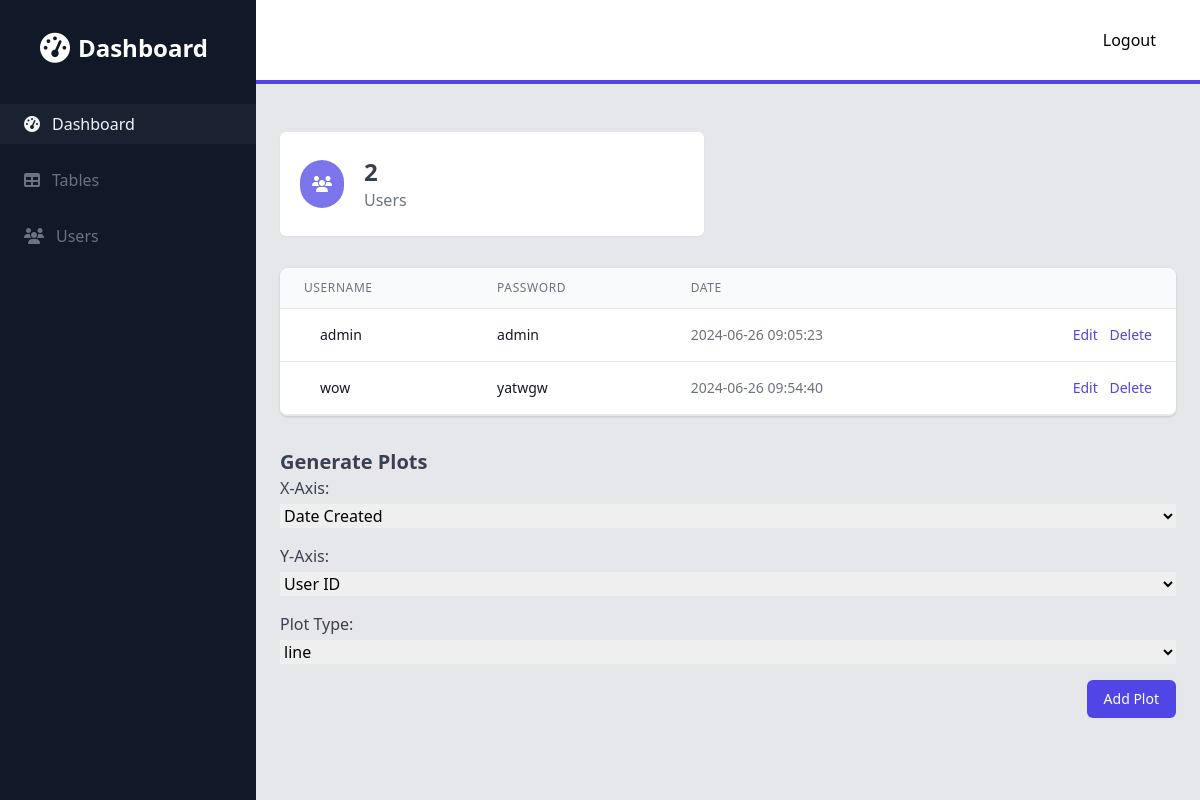
Before: /admin/users (signed in) with the older database file.
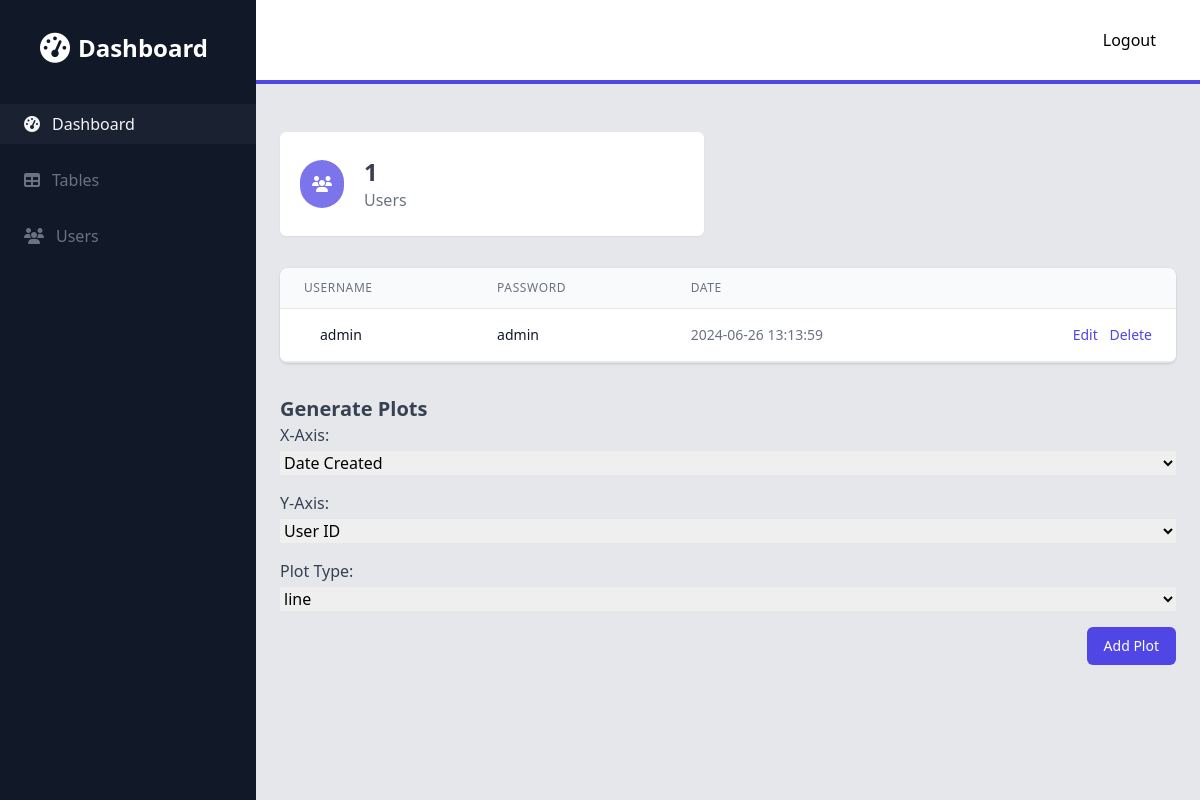
After: the same page with the newer database file.
### models.py (models this page shows)
class User(db.Model, UserMixin):
    id = db.Column(db.Integer, primary_key=True)
    username = db.Column(db.String(150), unique=True)
    password = db.Column(db.String(150))
    is_admin = db.Column(db.Boolean, default=False)
    date_created = db.Column(db.DateTime(timezone=True), default=func.now())

### admin.py (the view)
@admin.route('/users')
@login_required
def users():
    users = User.query.all()
    return render_template('admin/users.html', users=users, plot_types=PLOTS)

### app.py (called while the page is built)
def create_app():
    app = Flask(__name__)
    app.config['SQLALCHEMY_DATABASE_URI'] = 'sqlite:///database.db'
    app.config['SECRET_KEY'] = 'secret'
    app.register_blueprint(views, url_prefix='/')
    app.register_blueprint(auth, url_prefix='/')
    app.register_blueprint(admin, url_prefix='/admin')
    login_manager = LoginManager()
    login_manager.login_view = 'auth.login'
    login_manager.init_app(app)
    @login_manager.user_loader
    def load_user(id):
        return User.query.get(int(id))
    with app.app_context():
        db.init_app(app)
        db.create_all()
    return app

### templates/admin/users.html (shortened to what this page needs)
{% extends 'admin/base.html' %}
{% block content %}
<div class="container px-6 py-8 mx-auto">
    <div class="mt-4">
        <div class="flex flex-wrap -mx-6">
            <div class="w-full px-6 sm:w-1/2 xl:w-1/3">
                <div class="flex items-center px-5 py-6 bg-white rounded-md shadow-sm">
                    <div class="p-3 bg-indigo-600 bg-opacity-75 rounded-full">
                        <i class="fas fa-users text-white"></i>
                    </div>
                    <div class="mx-5">
                        <h4 class="text-2xl font-semibold text-gray-700">{{ users|length }}</h4>
                        <div class="text-gray-500">Users</div>
                    </div>
                </div>
            </div>
        </div>
    </div>
    <div class="mt-8">
        <div class="flex flex-col mt-8">
            <div class="py-2 -my-2 overflow-x-auto sm:-mx-6 sm:px-6 lg:-mx-8 lg:px-8">
                <div class="inline-block min-w-full overflow-hidden align-middle border-b border-gray-200 shadow sm:rounded-lg">
                    <table class="min-w-full">
                        <thead>
                            <tr>
                                <th class="px-6 py-3 text-xs font-medium leading-4 tracking-wider text-left text-gray-500 uppercase border-b border-gray-200 bg-gray-50">Username</th>
                                <th class="px-6 py-3 text-xs font-medium leading-4 tracking-wider text-left text-gray-500 uppercase border-b border-gray-200 bg-gray-50">Password</th>
                                <th class="px-6 py-3 text-xs font-medium leading-4 tracking-wider text-left text-gray-500 uppercase border-b border-gray-200 bg-gray-50">Date</th>
                                <th class="px-6 py-3 border-b border-gray-200 bg-gray-50"></th>
                            </tr>
                        </thead>
                        <tbody class="bg-white">
                            {% for user in users %}
                            <tr>
                                <td class="px-6 py-4 whitespace-no-wrap border-b border-gray-200">
                                    <div class="flex items-center">
                                        <div class="ml-4">
                                            <div class="text-sm font-medium leading-5 text-gray-900">{{ user.username }}</div>
                                        </div>
                                    </div>
                                </td>
                                <td class="px-6 py-4 whitespace-no-wrap border-b border-gray-200">
                                    <div class="text-sm leading-5 text-gray-900">{{ user.password }}</div>
                                </td>
                                <td class="px-6 py-4 text-sm leading-5 text-gray-500 whitespace-no-wrap border-b border-gray-200">
                                    {{ user.date_created }}
                                </td>
                                <td class="px-6 py-4 text-sm font-medium leading-5 text-right whitespace-no-wrap border-b border-gray-200">
                                    <a href="{{ url_for('admin.update_user', id=user.id) }}" class="text-indigo-600 hover:text-indigo-900">Edit</a>
                                    <a href="{{ url_for('admin.delete_user', id=user.id) }}" class="ml-2 text-indigo-600 hover:text-indigo-900">Delete</a>
                                </td>
                            </tr>
                            {% endfor %}
                        </tbody>
                    </table>
                </div>
            </div>
        </div>
    </div>
    <div class="mt-8">
        <h2 class="text-xl font-semibold text-gray-700">Generate Plots</h2>
        <form id="plotForm">
            <div class="mb-4">
                <label class="block text-gray-700">X-Axis:</label>
                <select name="x_axis" class="block w-full mt-1">
                    <option value="date_created">Date Created</option>
                </select>
            </div>
            <div class="mb-4">
                <label class="block text-gray-700">Y-Axis:</label>
                <select name="y_axis" class="block w-full mt-1">
                    <option value="id">User ID</option>
                </select>
            </div>
            <div class="mb-4">
                <label class="block text-gray-700">Plot Type:</label>
                <select name="plot_type" class="block w-full mt-1">
                  {% for plot_type in plot_types %}
                    <option value="{{ plot_type }}">{{ plot_type }}</option>
                  {% endfor %}
                </select>
            </div>
            <div class="flex justify-end">
                <button type="button" onclick="addPlot()" class="px-4 py-2 text-sm font-medium leading-5 text-white transition-colors duration-150 bg-indigo-600 border border-transparent rounded-md active:bg-indigo-600 hover:bg-indigo-700 focus:outline-none focus:shadow-outline-indigo">
                    Add Plot
                </button>
            </div>
        </form>
    </div>
    <div id="plotsContainer" class="mt-8 space-y-4 border-t border-gray-200">
    </div>
</div>
{% endblock %}

### templates/admin/base.html (shortened to what this page needs)
<!DOCTYPE html>
<html lang="en">
<head>
  <link rel="stylesheet" href="https://cdn.jsdelivr.net/npm/tailwindcss@2.0.2/dist/tailwind.min.css">
  <link rel="stylesheet" href="https://cdnjs.cloudflare.com/ajax/libs/font-awesome/6.5.2/css/all.min.css" />
</head>
<body>
<div class="flex h-screen bg-gray-200">
  <div class="fixed inset-y-0 left-0 z-30 w-64 overflow-y-auto transition duration-300 transform bg-gray-900 lg:translate-x-0 lg:static lg:inset-0"
       id="sidebar">
    <div class="flex items-center justify-center mt-8">
      <div class="flex items-center">
        <i class="fas fa-tachometer-alt text-3xl text-white"></i>
        <span class="mx-2 text-2xl font-semibold text-white">Dashboard</span>
      </div>
    </div>
    <nav class="mt-10">
      <a href="{{ url_for('admin.panel') }}" class="flex items-center px-6 py-2 mt-4 text-gray-100 bg-gray-700 bg-opacity-25">
        <i class="fas fa-tachometer-alt"></i>
        <span class="mx-3">Dashboard</span>
      </a>
      <a href="#" class="flex items-center px-6 py-2 mt-4 text-gray-500 hover:bg-gray-700 hover:bg-opacity-25 hover:text-gray-100">
        <i class="fas fa-table"></i>
        <span class="mx-3">Tables</span>
      </a>
          <a href="{{ url_for('admin.users') }}" class="flex items-center px-6 py-2 mt-4 text-gray-500 hover:bg-gray-700 hover:bg-opacity-25 hover:text-gray-100">
        <i class="fas fa-users"></i>
        <span class="mx-3">Users</span>
      </a>
    </nav>
  </div>
  <div class="flex flex-col flex-1 overflow-hidden">
    <header class="flex items-center justify-between px-6 py-4 bg-white border-b-4 border-indigo-600">
      <div class="flex items-center">
          <a href="{{ url_for('auth.logout') }}" class="p-3 px-5 text-black bg-slate-900">Logout</a>
      </div>
    </header>
      <main class='flex-1 overflow-x-hidden overflow-y-auto bg-gray-200'>
        {% block content %}
        {% endblock %}
      </main>
  </div>
</div>
</body>
</html>

Changed rows visible on the page:
removed User: username "wow", password "yatwgw", date_created "2024-06-26 09:54:40"
changed User "admin": date_created "2024-06-26 09:05:23" → "2024-06-26 13:13:59"
Other visible differences:
{{ users|length }}: "2" → "1"
